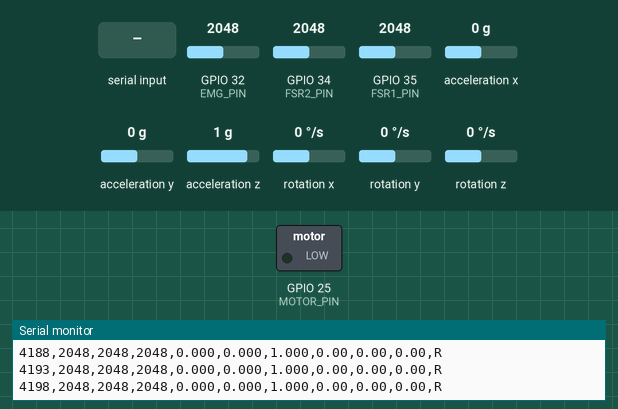
Recording of a sketch running on a simulated ESP32. On the bench: switched loads named in the sketch (green lamp = pin HIGH), the last lines printed to the serial monitor. The test bench sets the inputs (shaded band); at power-on: GPIO 34 (FSR2_PIN) = 2048, GPIO 35 (FSR1_PIN) = 2048, GPIO 32 (EMG_PIN) = 2048, acceleration x 0 g, acceleration y 0 g, acceleration z 1 g, rotation x 0 °/s, rotation y 0 °/s, rotation z 0 °/s (analog values on the 0–4095 scale).

Above: at 4.2 s.
4.3 s: "F" received over Serial
At 5.5 s:
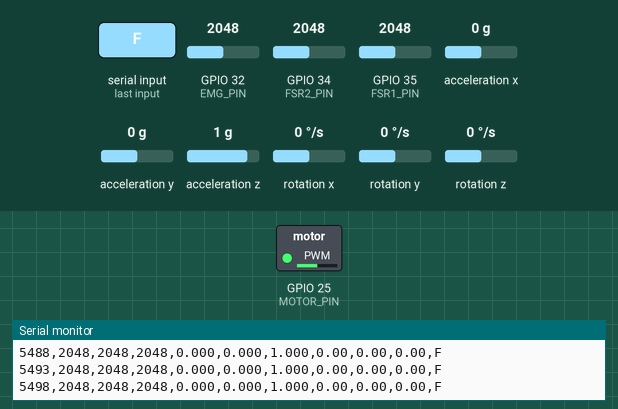
5.8 s: GPIO 34 (FSR2_PIN) set to 3972
At 6.5 s:
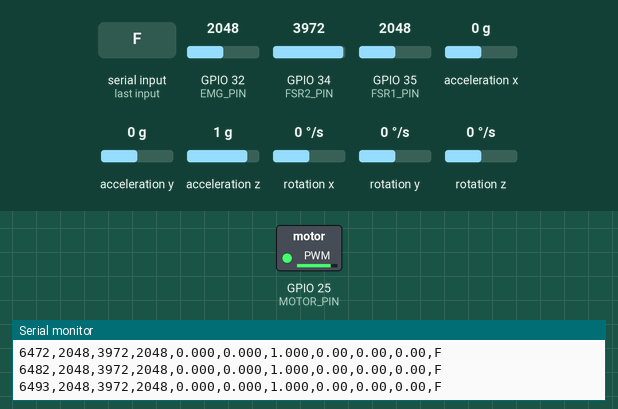
7.3 s: GPIO 34 (FSR2_PIN) set to 1261
At 7.6 s:
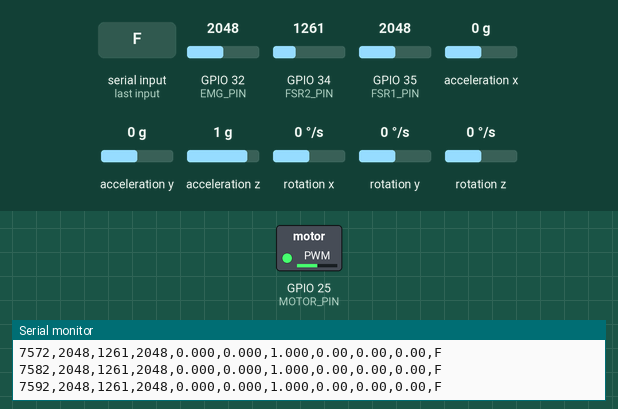
8.8 s: GPIO 35 (FSR1_PIN) set to 2866
At 10.0 s:
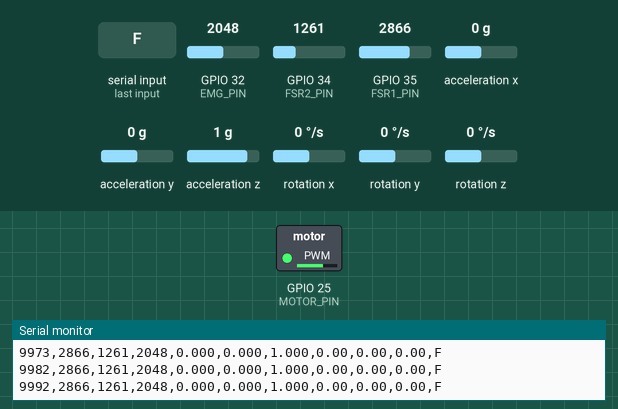
10.3 s: "R" received over Serial
At 11.1 s:
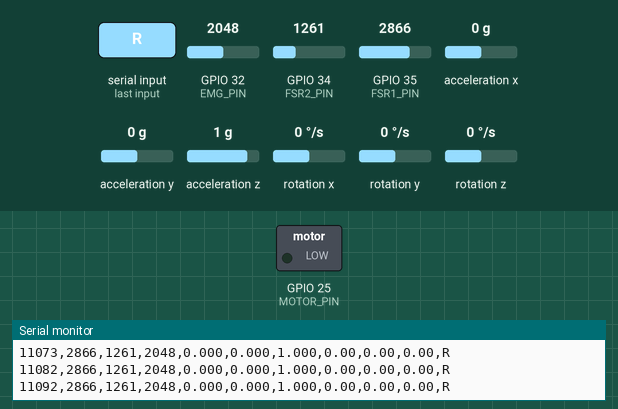
11.8 s: "f" received over Serial
At 12.3 s:
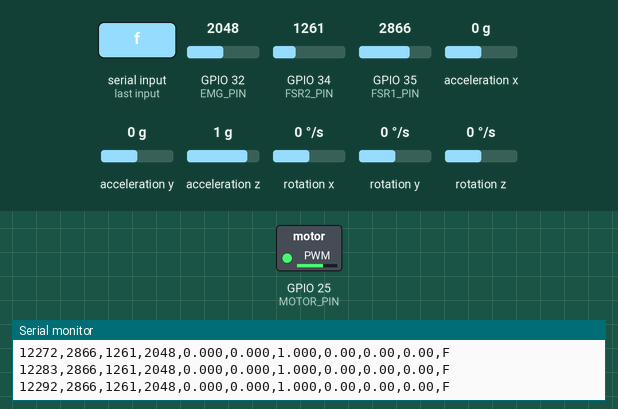
Timing chart, 0 to 14.3 s (numbered marks = the images above; inputs shaded):
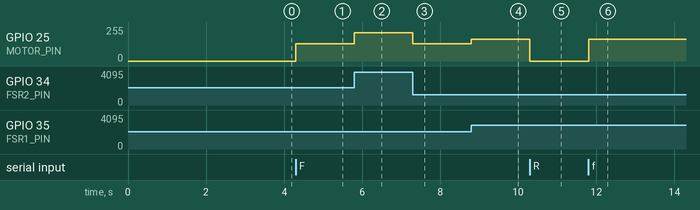

Measured:
- after the input at 4.3 s, GPIO 25 (MOTOR_PIN): 0/255 → 129/255 at once
- after the input at 5.8 s, GPIO 25 (MOTOR_PIN): 129/255 → 213/255 at once
- after the input at 7.3 s, GPIO 25 (MOTOR_PIN): 213/255 → 129/255 at once
- after the input at 8.8 s, GPIO 25 (MOTOR_PIN): 129/255 → 165/255 at once
- after the input at 10.3 s, GPIO 25 (MOTOR_PIN): 165/255 → 0/255 at once
- after the input at 11.8 s, GPIO 25 (MOTOR_PIN): 0/255 → 165/255 at once

The sketch:

logger_firmware.ino
```cpp
// (licence header left out)
#include <Wire.h>
#include <MPU6050_tockn.h>

// ---- Pin map (all analog inputs on ADC1, safe with radio active) ----
const int FSR1_PIN  = 35;   // thumb force sensor - primary grip signal
const int FSR2_PIN  = 34;   // second FSR channel (unused in this build)
const int EMG_PIN   = 32;   // BioAmp EXG Pill output
const int SDA_PIN   = 21;   // IMU I2C
const int SCL_PIN   = 22;
const int MOTOR_PIN = 25;   // MOSFET gate

const int MOTOR_FREQ = 20000;   // above audible range
const int MOTOR_RES  = 8;       // 8-bit duty (0-255)

MPU6050 mpu(Wire);
bool imuOK = false;
char mode = 'R';                // default to record: motor off

// ---- Feedback curve - PERSONALISE THESE ----
const int GRIP_THRESH = 1301;   // 85th percentile of wearer's baseline grip
const int ZONE2_START = 1584;   // 95th percentile - steeper ramp above this
const int MIN_MOTOR   = 60;     // lowest perceptible duty
const int ZONE1_MAX   = 110;
const int MAX_MOTOR   = 220;

// Two-zone proportional ramp: gentle nudge just above threshold,
// stronger response for pronounced overgrip.
int gripToMotor(int g) {
  if (g <= GRIP_THRESH) return 0;
  if (g <= ZONE2_START) {
    float t = (float)(g - GRIP_THRESH) / (ZONE2_START - GRIP_THRESH);
    return (int)(MIN_MOTOR + t * (ZONE1_MAX - MIN_MOTOR));
  }
  float t = (float)(g - ZONE2_START) / (4095 - ZONE2_START);
  int d = (int)(ZONE1_MAX + t * (MAX_MOTOR - ZONE1_MAX));
  return d > MAX_MOTOR ? MAX_MOTOR : d;
}

unsigned long lastSample = 0;
const unsigned long SAMPLE_US = 10000;   // 100 Hz target

void setup() {
  Serial.begin(115200);   // 230400 produced intermittent row corruption

  analogReadResolution(12);
  analogSetPinAttenuation(FSR1_PIN, ADC_11db);
  analogSetPinAttenuation(FSR2_PIN, ADC_11db);
  analogSetPinAttenuation(EMG_PIN,  ADC_11db);

  ledcAttach(MOTOR_PIN, MOTOR_FREQ, MOTOR_RES);
  ledcWrite(MOTOR_PIN, 0);

  Wire.begin(SDA_PIN, SCL_PIN);
  bool seen = false;
  for (byte a = 1; a < 127; a++) {
    Wire.beginTransmission(a);
    if (Wire.endTransmission() == 0 && a == 0x68) seen = true;
  }
  if (seen) {
    mpu.begin();
    mpu.calcGyroOffsets(false);
    imuOK = true;
  }

  Serial.println("# t_ms,fsr1,fsr2,emg,ax,ay,az,gx,gy,gz,mode");
}

void loop() {
  if (Serial.available()) {
    char c = Serial.read();
    if (c == 'R' || c == 'r') { mode = 'R'; ledcWrite(MOTOR_PIN, 0); }
    if (c == 'F' || c == 'f') { mode = 'F'; }
  }

  unsigned long now = micros();
  if (now - lastSample >= SAMPLE_US) {
    lastSample += SAMPLE_US;

    int f1 = analogRead(FSR1_PIN);
    int f2 = analogRead(FSR2_PIN);
    int e  = analogRead(EMG_PIN);

    float ax = 0, ay = 0, az = 0, gx = 0, gy = 0, gz = 0;
    if (imuOK) {
      mpu.update();
      ax = mpu.getAccX();  ay = mpu.getAccY();  az = mpu.getAccZ();
      gx = mpu.getGyroX(); gy = mpu.getGyroY(); gz = mpu.getGyroZ();
    }

    int grip = (f1 > f2) ? f1 : f2;
    ledcWrite(MOTOR_PIN, (mode == 'F') ? gripToMotor(grip) : 0);

    Serial.print(millis()); Serial.print(',');
    Serial.print(f1); Serial.print(','); Serial.print(f2); Serial.print(','); Serial.print(e); Serial.print(',');
    Serial.print(ax, 3); Serial.print(','); Serial.print(ay, 3); Serial.print(','); Serial.print(az, 3); Serial.print(',');
    Serial.print(gx, 2); Serial.print(','); Serial.print(gy, 2); Serial.print(','); Serial.print(gz, 2); Serial.print(',');
    Serial.println(mode);
  }
}
```
